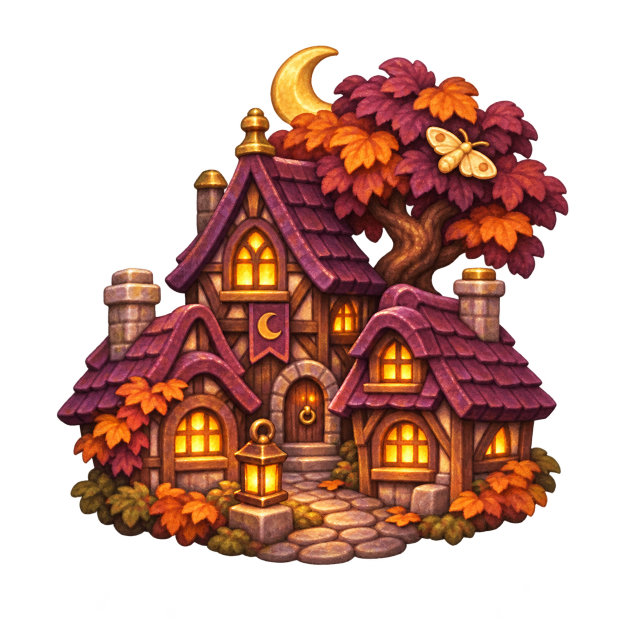
#> input picture voxel/assets/village-shortcut/source.png, 1254 x 1254 px (shown at 1/2 size)
$ python bake-village-shortcut.py
#> lines starting #> are read from the running program, lines starting #| are printed output that depends on the picture
#!/usr/bin/env python3
"""Pack the generated Mothlight settlement icon; no sprite artwork is drawn."""
from pathlib import Path
import hashlib
import json
from PIL import Image, ImageDraw

ROOT = Path(__file__).resolve().parents[1]
OUTPUT = ROOT / 'assets/village-shortcut'
SOURCE = OUTPUT / 'source.png'

def main():
    source = Image.open(SOURCE).convert('RGBA')
#> source is the input picture: PIL image 1254x1254 RGBA; mean R, G, B, A 67.2, 31.6, 21.6, 115.6
    source.putalpha(source.getchannel('A').point(lambda a: 0 if a < 24 else a))
    bounds = source.getbbox()
#> bounds = (113, 91, 1137, 1130)
    if not bounds:
        raise ValueError('Generated village art is empty')
    icon = source.crop(bounds)
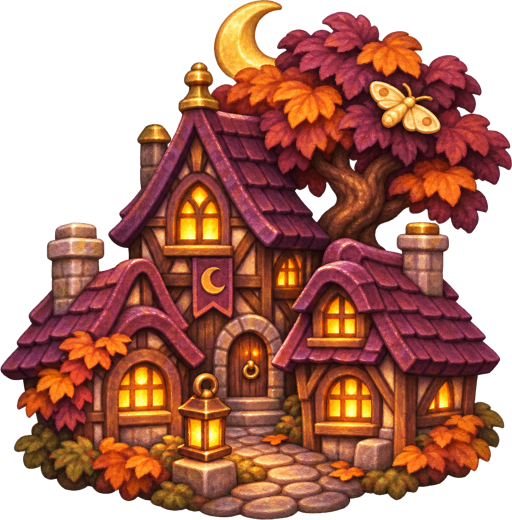
#> icon: PIL image 1024x1039 RGBA (shown at 1/2 size); mean R, G, B, A 99.2, 46.7, 31.8, 170.9; transparent parts drawn white
    icon.thumbnail((116, 116), Image.Resampling.LANCZOS)
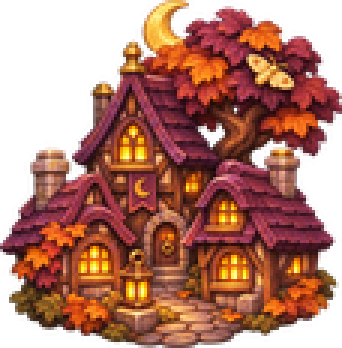
#> icon: PIL image 114x116 RGBA (shown 3 times larger); mean R, G, B, A 103, 48.3, 33.1, 171; transparent parts drawn white
    packed = Image.new('RGBA', (128, 128))
#> packed: PIL image 128x128 RGBA; every value is 0
    packed.alpha_composite(icon, ((128-icon.width)//2, (128-icon.height)//2))
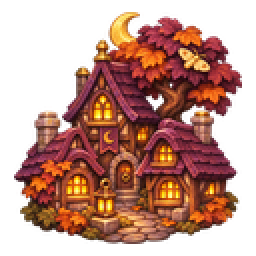
#> packed: PIL image 128x128 RGBA (shown 2 times larger); mean R, G, B, A 83.1, 39, 26.7, 138; transparent parts drawn white
    packed.save(OUTPUT / 'village.webp', lossless=True, method=6)
    preview = Image.new('RGB', (420, 190), '#271e31')
    draw = ImageDraw.Draw(preview)
    preview.paste(packed, (16, 16), packed)
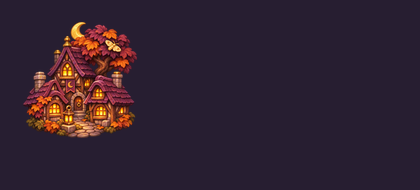
#> preview: PIL image 420x190 RGB; mean R, G, B 50.5, 34.2, 48.7
    for size, x in [(64, 180), (44, 280), (28, 358)]:
        tile = packed.resize((size,size), Image.Resampling.LANCZOS)
        preview.paste(tile, (x, 54), tile)
        draw.text((x, 132), str(size)+'px', fill='#f1dfc6')
#> this loop made 3 passes
#> pass 1, in main, `tile = packed.resize((size,size), Image.Resampling.LANCZOS)`:
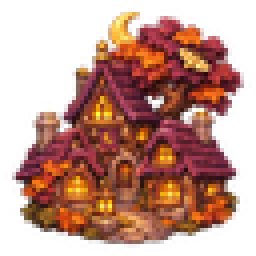
#> tile: PIL image 64x64 RGBA (shown 4 times larger); mean R, G, B, A 89, 41.7, 28.6, 138; transparent parts drawn white
#> after the loop:
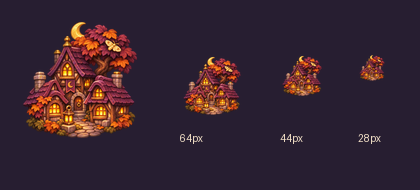
#> preview: PIL image 420x190 RGB; mean R, G, B 55.8, 36.3, 48.9
    draw.text((21, 160), 'Mothlight Village', fill='#f1dfc6')
    preview.save(OUTPUT / 'contact-preview.jpg', quality=94, subsampling=0)
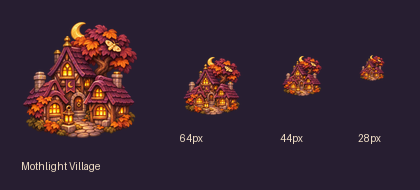
#> saved as contact-preview.jpg: PIL image 420x190 RGB; mean R, G, B 56.3, 36.8, 49.2
    manifest = {'generatedBy':'tools/bake-village-shortcut.py', 'source':'assets/village-shortcut/source.png',
                'sourceSha256':hashlib.sha256(SOURCE.read_bytes()).hexdigest(), 'sourceSize':list(source.size),
                'alphaBounds':list(bounds), 'runtimeSize':[128,128], 'artRenderSize':list(icon.size),
                'runtimeBytes':(OUTPUT/'village.webp').stat().st_size,
                'runtimeSha256':hashlib.sha256((OUTPUT/'village.webp').read_bytes()).hexdigest()}
    (OUTPUT/'manifest.json').write_text(json.dumps(manifest,indent=2)+'\n')
    print('Packed village shortcut:',manifest['runtimeBytes'],'bytes')
#| Packed village shortcut: 26170 bytes

if __name__ == '__main__':
    main()
